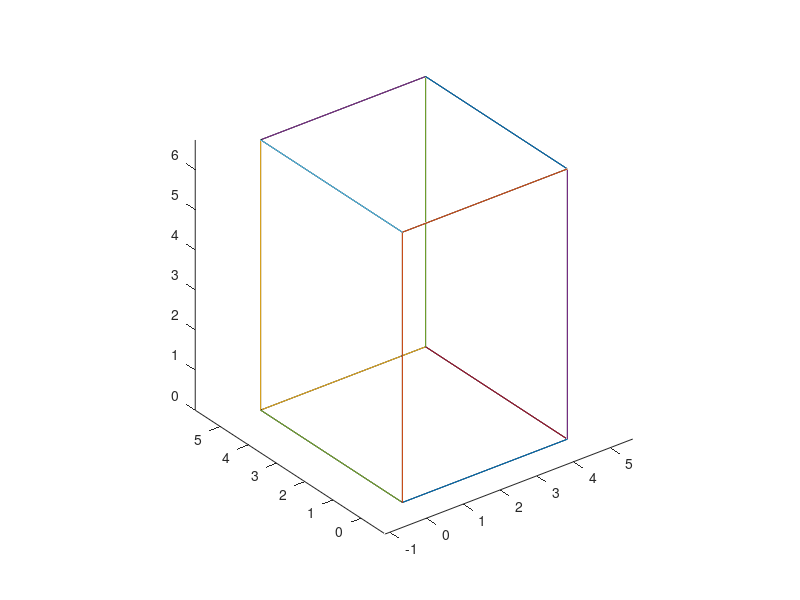

The MATLAB source for this figure: (Note: this script raises an error after producing the figure.)
% Data from https://legacy.materialsproject.org/materials/mp-510623/#

clear; figure(1); clf;
S=[4.491 5.030 6.739]; % Size of cell in angstroms
X=[0 1;0 1;0 1;0 1;0 0;0 0;1 1;1 1;0 0;0 0;1 1;1 1]'*S(1);
Y=[0 0;0 0;1 1;1 1;0 1;0 1;0 1;0 1;0 0;1 1;0 0;1 1]'*S(2);
Z=[0 0;1 1;0 0;1 1;0 0;1 1;0 0;1 1;0 1;0 1;0 1;0 1]'*S(3);
plot3(X,Y,Z,'k'); hold on

plot3([0 S(1)],[0    0   ],[0    0   ]); hold on
plot3([0 S(1)],[0    0   ],[S(3) S(3)]);
plot3([0 S(1)],[S(2) S(2)],[0    0   ]);
plot3([0 S(1)],[S(2) S(2)],[S(3) S(3)]);
plot3([0    0   ],[0 S(2)],[0    0   ]);
plot3([0    0   ],[0 S(2)],[S(3) S(3)]);
plot3([S(1) S(1)],[0 S(2)],[0    0   ]);
plot3([S(1) S(1)],[0 S(2)],[S(3) S(3)]);
plot3([0    0   ],[0    0   ],[0 S(3)]);
plot3([0    0   ],[S(2) S(2)],[0 S(3)]);
plot3([S(1) S(1)],[0    0   ],[0 S(3)]);
plot3([S(1) S(1)],[S(2) S(2)],[0 S(3)]);
axis equal; hold on

Fe=[...
0.1679	0.6774	0.0684; ...
0.3321	0.1774	0.0684; ...
0.6629	0.5367	0.25  ; ...
0.8371	0.0367	0.25;
0.1679	0.6774	0.4316; ...
0.3321	0.1774	0.4316; ...
0.6679	0.8226	0.5684; ...
0.8321	0.3226	0.5684; ...
0.1629	0.9633	0.75  ; ...
0.3371	0.4633	0.75  ; ...
0.6679	0.8226	0.9316; ...
0.8321	0.3226	0.9316; ...
0.8371	0.0367+1 0.25  ; ...
0.8371-1 0.0367	0.25   ; ...
0.6629-1 0.5367	0.25   ; ...
0.3321	0.1774+1 0.0684; ...
0.3321	0.1774+1 0.4316; ...
0.1629	0.9633-1 0.75  ; ...
0.1629+1 0.9633  0.75 ; ...
0.3371+1 0.4633	0.75   ; ...
0.6679	0.8226-1 0.9316; ...
0.6679	0.8226-1 0.5684];
C=[...
0.0609	0.377	0.25; ...
0.4391	0.877	0.25; ...
0.5609	0.123	0.75; ...
0.9391	0.623	0.75; ...
0.0609+1 0.377	0.25; ...
0.4391	0.877-1	0.25; ...
0.5609	0.123+1	0.75; ...
0.9391-1 0.623	0.75];
for i=1:3; Fe(:,i)=Fe(:,i)*S(i); 
	       C(:,i) =C(:,i) *S(i); end

NFe=size(Fe,1); NC=size(C,1);
for i=1:NFe, drawsphere(Fe(i,:),0,0.5); end
for j=1:NC,  drawsphere(C(j,:),0,0.208,50);  end

for j=1:NC
  for i=1:NFe
     d=norm(C(j,:)-Fe(i,:));
     if d<2.3, d, plot3([C(j,1) Fe(i,1)],[C(j,2) Fe(i,2)],[C(j,3) Fe(i,3)],"linewidth",3), hold on, end
  end
end
colormap(summer)
